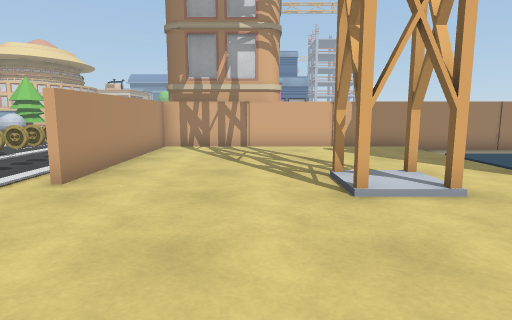
[1] (above)

24 first-person views from a walk through a Unity game level. The camera is 1.2 m above the floor, tilts 8° down and sees 75° across. The floor is counted in squares, 1 m on a side. Each view is taken from the middle of a square. On the plan, view 1 faces up. The plan holds only what a view shows up to about 14 squares ahead; the rest is blank. The place goes on beyond the plan. The player is left out.

[2]
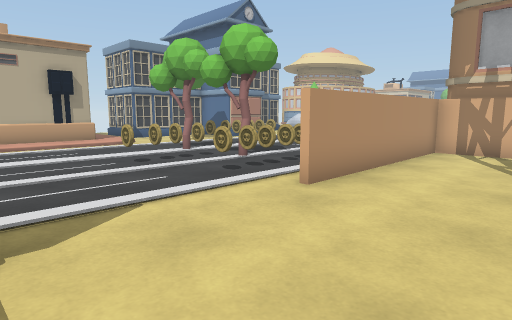

[3]
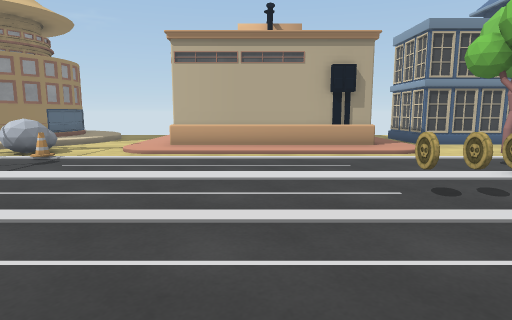

[4]
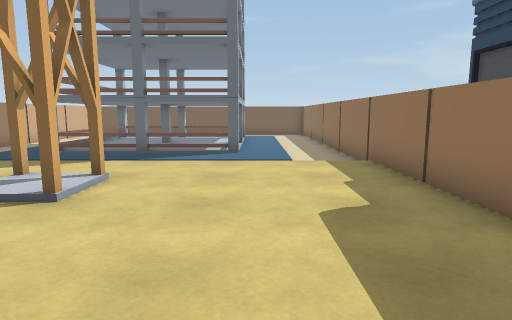

[5]
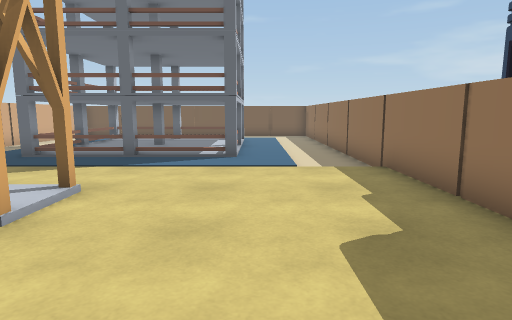

[6]
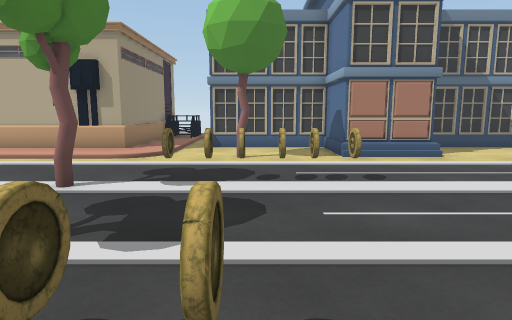

[7]
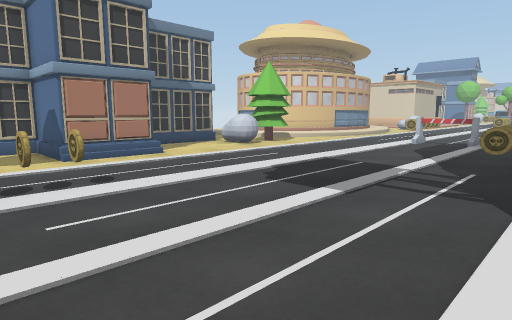

[8]
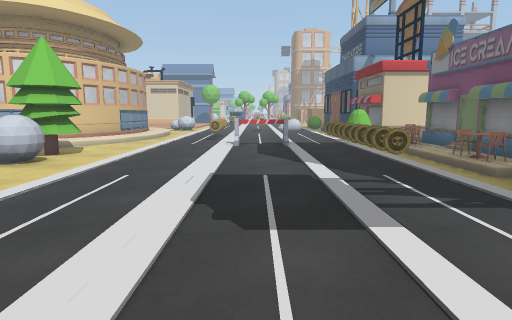

[9]
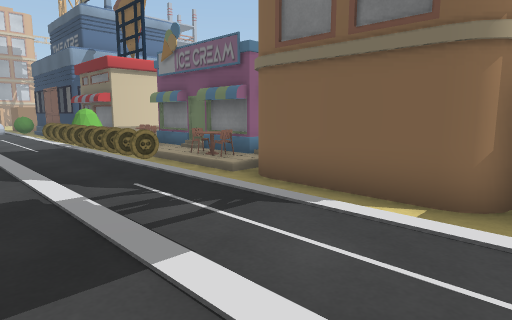

[10]
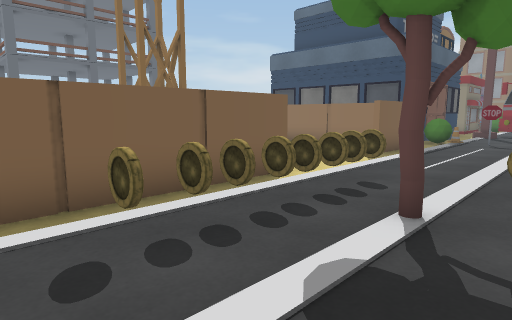

[11]
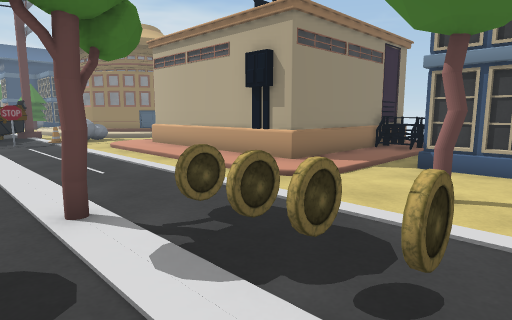

[12]
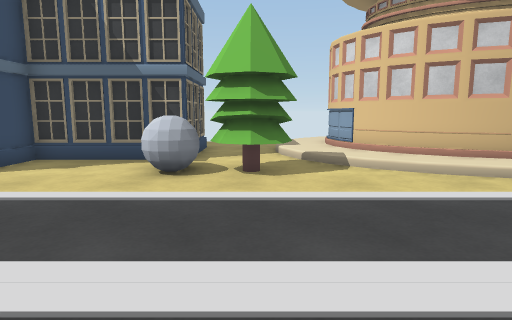

[13]
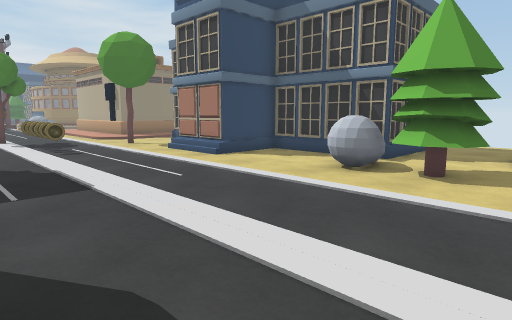

[14]
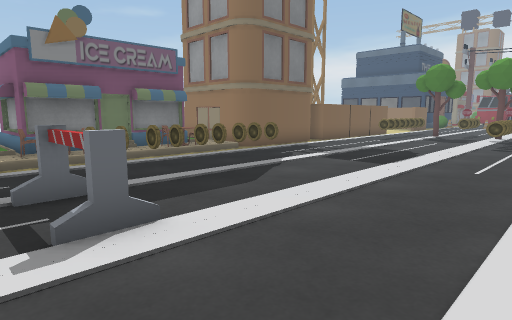

[15]
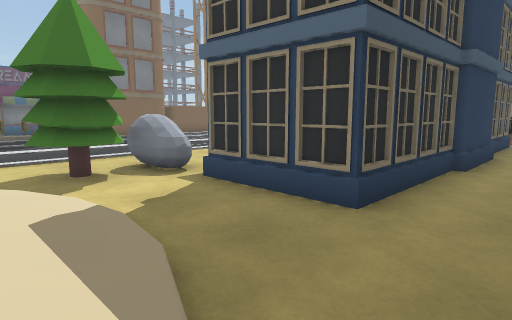

[16]
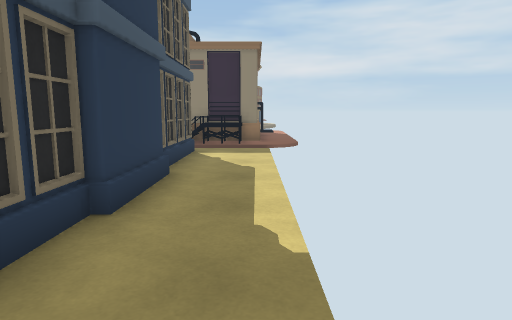

[17]
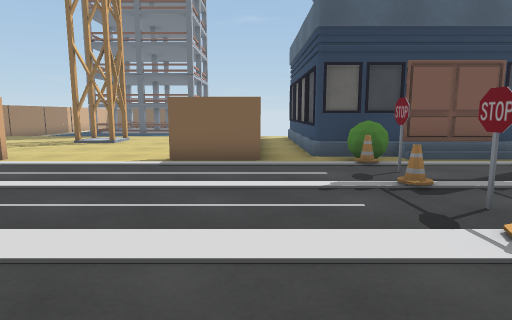

[18]
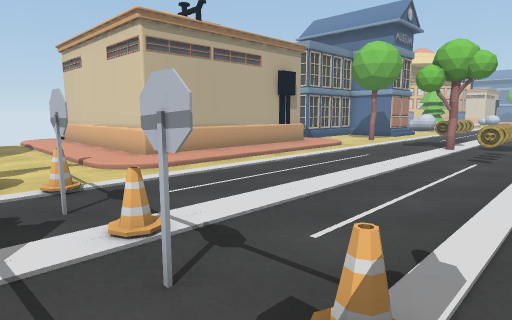

[19]
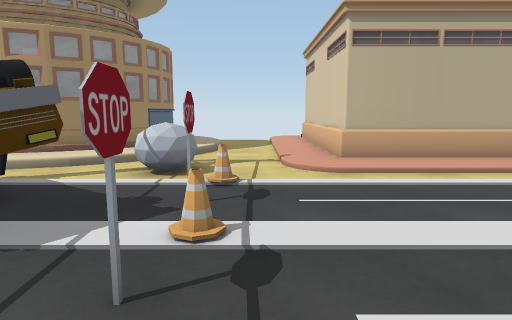

[20]
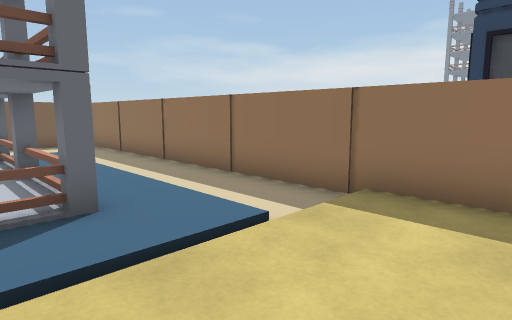

[21]
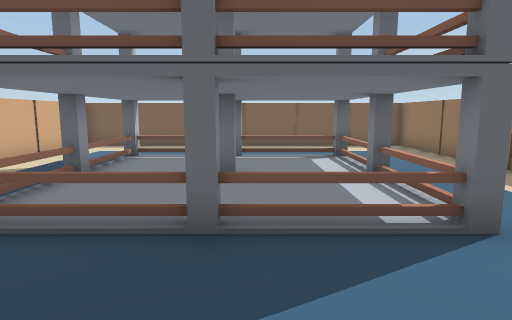

[22]
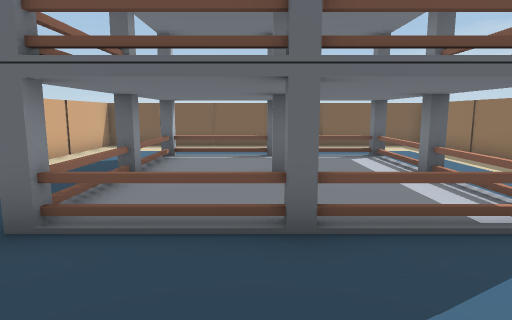

[23]
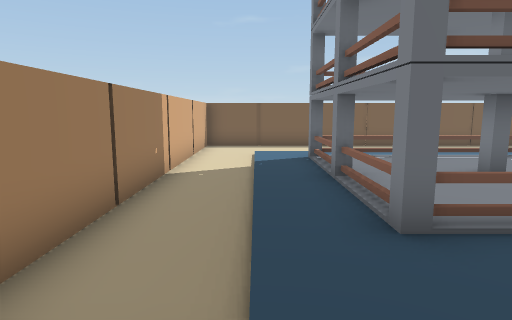

[24]
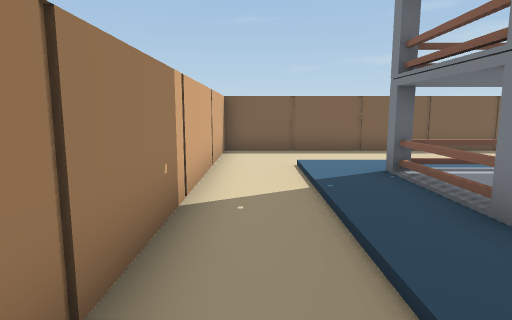

### Floor plan
Key: @ floor where view 1 was taken; # wall or solid block; . main floor; : floor 0.25 m higher than the main floor; - floor 0.25 m lower than the main floor; / step, stairs or slope; C coin; T tree; R rock; N cone; H thing the floor can be seen under or through; B bush; S sign; O other object.
Columns run from 22 left of view 1 to 18 right of it. Each row starts with its distance up from view 1.
 25       ###.........BB##
 24    ####:.....OOO...:
 23  //::::/.........O.OOOOO
 22   //://.T........C.OO
 21  ......TTT.......C.:O
 20  .......R........C.:O
 19  ..###ORR........C.OO
 18   .# ##..........C.::O
 17  ..#  #............####
 16  ..#  #............#
 15  ..#  ###..........#
 14  ..#  ###..........#
 13  ..#  ###..........#####
 12  ..#  #.....C......######################
 11  ..#  #.....C......#........------------#
 10  ..#  #..T..C....C.#......../////////---#
  9  ..####.....C....C.#.................---#
  8  ...........C....C.#.........HHHHHHH.---#
  7 ::OO:::::/...T.T.C.#.........H     H. --#
  6 :########/....C..C.#....##...#H H  H. --#
  5         #/....C..C......##...#H H  H.  -#
  4         #/....C..............#     H.  -#
  3         #/...................##HHHHH.  -#
  2         #/...........................- -#
  1         #/.........#......../////////---#
  0        ##/.........#..@.....------------#
 -1  #######:/.........######################
 -2  ::::::::/...............
 -3  ..................###O#O
 -4   ../....RN.SNSN.SNB
 -5   :::://RR...O.....O

Positions as (right, up) in squares from view 1, and headings:
1: (0, 0), facing up
2: (0, 1), facing up-left
3: (-3, 2), facing left
4: (-3, 2), facing right
5: (-2, 2), facing right
6: (-4, 10), facing left
7: (-4, 10), facing up-left
8: (-8, 11), facing up
9: (-8, 12), facing up-right
10: (-8, 11), facing down-right
11: (-8, 11), facing down-left
12: (-7, 21), facing left
13: (-7, 23), facing down-left
14: (-12, 25), facing down-right
15: (-21, 23), facing down-right
16: (-21, 19), facing down
17: (-12, -1), facing right
18: (-6, -5), facing up-left
19: (-6, -3), facing left
20: (3, 4), facing down-right
21: (4, 5), facing right
22: (4, 6), facing right
23: (4, 10), facing right
24: (7, 11), facing right
